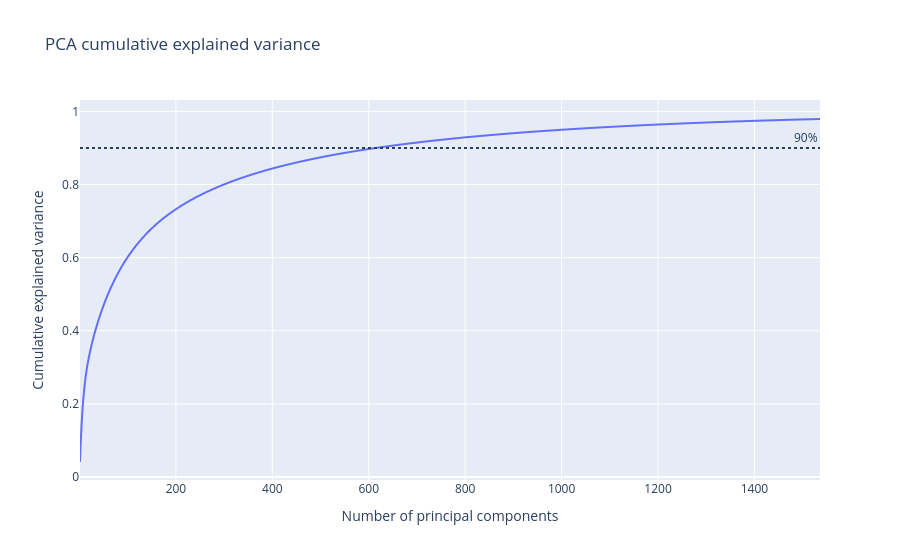

Notebook cell for this chart:
### Markdown cell above
## How many principal components do we actually need?

Fit PCA out to a generous number of components once, then look at the
cumulative explained-variance curve. This tells us concretely how much
information we'd be throwing away at any given cutoff, rather than assuming
"half the original dimension" is the right number.

### Code cell
import plotly.express as px

MAX_COMPONENTS = 1536  # half of the raw 3072-dim embedding; upper bound for this scan
_, pca_full = fit_pca(embeddings, n_components=MAX_COMPONENTS)
cum_variance = cumulative_explained_variance(pca_full)

fig = px.line(
    x=range(1, len(cum_variance) + 1),
    y=cum_variance,
    labels={"x": "Number of principal components", "y": "Cumulative explained variance"},
    title="PCA cumulative explained variance",
)
fig.add_hline(y=0.90, line_dash="dot", annotation_text="90%")
fig.show()

for target in (0.80, 0.85, 0.90, 0.95):
    print(f"{target*100:.0f}% variance -> {n_components_for_variance(pca_full, target)} components")

### Figure 1 — Plotly figure (JSON) as saved in the notebook; plotly's stock layout.template omitted (floating-point values rounded to 4 significant figures; data arrays with more than 128 entries replaced by an {"elided": "..."} marker saying what was removed)
{"data": [{"hovertemplate": "Number of principal components=%{x}<br>Cumulative explained variance=%{y}<extra></extra>", "legendgroup": "", "line": {"color": "#636efa", "dash": "solid"}, "marker": {"symbol": "circle"}, "mode": "lines", "name": "", "showlegend": false, "type": "scattergl", "x": {"elided": "1536 int values"}, "xaxis": "x", "y": {"elided": "1536 float values"}, "yaxis": "y"}], "layout": {"annotations": [{"showarrow": false, "text": "90%", "x": 1, "xanchor": "right", "xref": "x domain", "y": 0.9, "yanchor": "bottom", "yref": "y"}], "legend": {"tracegroupgap": 0}, "shapes": [{"line": {"dash": "dot"}, "type": "line", "x0": 0, "x1": 1, "xref": "x domain", "y0": 0.9, "y1": 0.9, "yref": "y"}], "title": {"text": "PCA cumulative explained variance"}, "xaxis": {"anchor": "y", "domain": [0.0, 1.0], "title": {"text": "Number of principal components"}}, "yaxis": {"anchor": "x", "domain": [0.0, 1.0], "title": {"text": "Cumulative explained variance"}}}}
